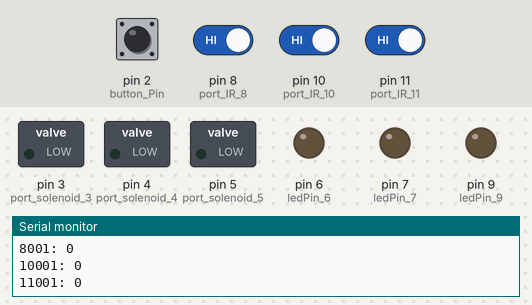
This sketch was run on a simulated Arduino Uno, built with avr-gcc and run on an emulated ATmega328P. Parts: switched loads named in the sketch (green lamp = pin HIGH), output pins drawn as LEDs (lit = HIGH), the last lines printed to the serial monitor. The inputs (shaded band) are chosen by the test bench; at power-on: pin 2 (button_Pin), pin 8 (port_IR_8), pin 10 (port_IR_10), pin 11 (port_IR_11) HIGH.

Above: at 1.2 s.
1.3 s: pin 2 (button_Pin) pulled LOW for 0.15 s
At 1.37 s:
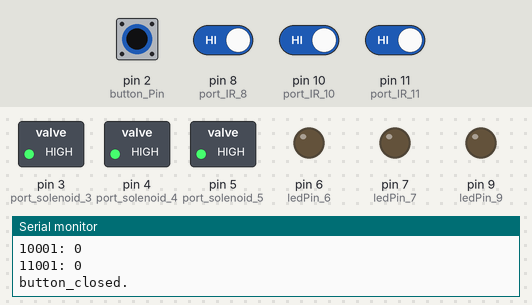
2.9 s: pin 8 (port_IR_8) driven LOW
At 3.3 s:
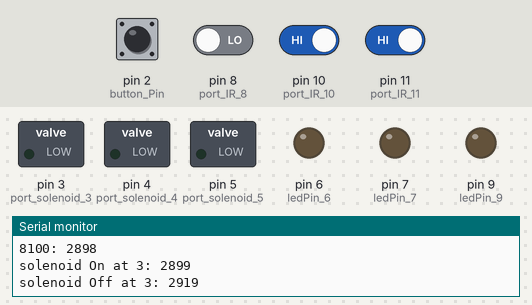
4.4 s: pin 10 (port_IR_10) driven LOW
At 5.6 s:
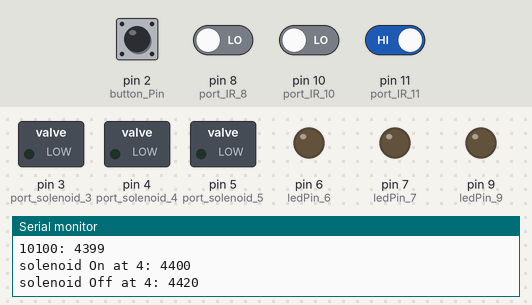
5.9 s: pin 11 (port_IR_11) driven LOW
At 6.8 s:
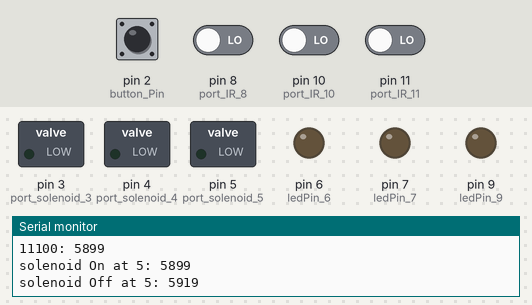
Timing chart, 0 to 8.4 s (numbered marks = the images above; inputs shaded):
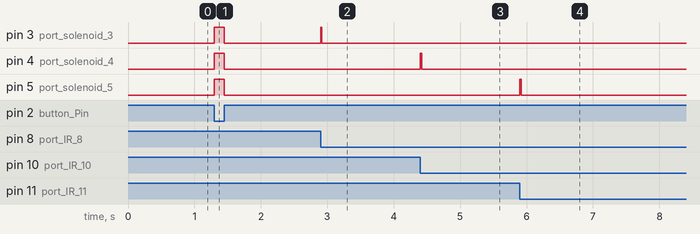

The sketch:

operant_room_testing_2_27.ino
```cpp
/* Final Testing in Operant Room (3 solenoids / 3 IRs / 3 LEDs + 1 Button)
* 2/27/19
* JHL
*
* Head Pokes trigger solenoid reward in each port respectively (for a given amount of time ex: 200ms)
* for ex) if port 8 detects head poke, delivers reward for 200ms and records it
*
* remove the LED blinking part
* retain the button functionality so that we can test solenoids working or not
*
* Future To-Dos: Refactor Code into functions with emphasis on modularity!
*
*/


// coding schemes:
// On : 100
// Off: 001
// "component pin" + "on"
// i.e) IR at port 8 was poked in --> 8100  // poked out --> 8001


byte button_Pin = 2;
byte old_button_State = HIGH;

unsigned long debounceTime = 10;  // 10 milliseconds
unsigned long button_PressTime;  // when the button_ last changed state

// Solenoids
byte port_solenoid_3 = 3;
byte port_solenoid_4 = 4;
byte port_solenoid_5 = 5;

// LED constants
byte ledPin_6 =  6;// the number of the LED pin
byte ledPin_7 =  7;// the number of the LED pin
byte ledPin_9 =  9;// the number of the LED pin

// IRs
byte port_IR_8 = 8;
byte port_IR_10 = 10;
byte port_IR_11 = 11;

// LED variable states:
byte ledState_6 = LOW;           // ledState used to set the LED
byte ledState_7 = LOW;
byte ledState_9 = LOW;

//**Solenoid Variables States:
byte sol_State_3 = LOW;
byte sol_State_4 = LOW;
byte sol_State_5 = LOW;

// IR States
boolean IR_previous_state_8;
boolean IR_previous_state_10;
boolean IR_previous_state_11;

// boolean to see if IR was broken:
boolean poke_in_8 = false;
boolean poke_in_10 = false;
boolean poke_in_11 = false;

// constants won't change:
const long sol_interval = 20;           // LED + solenoid interval

// * * * * * * * * * * * S E T U P * * * * * * * * * * * * * * *

void setup() {

  pinMode (button_Pin, INPUT);

  // looks like the test program worked without solenoids set as OUTPUT
  // but will include them just to make sure (and to see if code breaks)
  pinMode(port_solenoid_3, OUTPUT);
  pinMode(port_solenoid_4, OUTPUT);
  pinMode(port_solenoid_5, OUTPUT);

  pinMode(ledPin_6, OUTPUT);
  pinMode(ledPin_7, OUTPUT);
  pinMode(ledPin_9, OUTPUT);

  pinMode(port_IR_8, INPUT);
  pinMode(port_IR_10, INPUT);
  pinMode(port_IR_11, INPUT);

  Serial.begin(9600);

  // delay(2000);
  Serial.println("Start Test Program");

}

// * * * * * * * * * * * S E T U P * * * * * * * * * * * * * * *

// * * * * * * * * * * * L O O P * * * * * * * * * * * * * * *

void loop() {

  // blink_led();
  record_IR();
  solenoid_on();
  button_push();

}

// * * * * * * * * * * * L O O P * * * * * * * * * * * * * * *

void record_IR() {

  static unsigned long Poke_On_Time_8 = 0;
  static unsigned long Poke_Off_Time_8 = 0;

  static unsigned long Poke_On_Time_10 = 0;
  static unsigned long Poke_Off_Time_10 = 0;

  static unsigned long Poke_On_Time_11 = 0;
  static unsigned long Poke_Off_Time_11 = 0;

  byte read_gate_8 = digitalRead(port_IR_8);
  byte read_gate_10 = digitalRead(port_IR_10);
  byte read_gate_11 = digitalRead(port_IR_11);

  if (read_gate_8 != IR_previous_state_8) {
    // low means IR has been broken
    if (read_gate_8 == LOW) {
      Poke_On_Time_8 = millis();
      Serial.print("8100: ");
      // Serial.print("Poke On at IR_8: ");
      Serial.println(Poke_On_Time_8);
      poke_in_8 = true;
    }
    if (read_gate_8 == HIGH){
      Poke_Off_Time_8 = millis();
      Serial.print("8001: ");
      // Serial.print("Poke Off at IR_8: ");
      Serial.println(Poke_Off_Time_8);
    }
  }

  IR_previous_state_8 = read_gate_8;

  if (read_gate_10 != IR_previous_state_10) {
    if (read_gate_10 == LOW) {
      Poke_On_Time_10 = millis();
      Serial.print("10100: ");
      // Serial.print("Poke On at IR_10: ");
      Serial.println(Poke_On_Time_10);
      poke_in_10 = true;
    }
    if (read_gate_10 == HIGH){
      Poke_Off_Time_10 = millis();
      Serial.print("10001: ");
      // Serial.print("Poke Off at IR_10: ");
      Serial.println(Poke_Off_Time_10);
    }
  }

  IR_previous_state_10 = read_gate_10;


if (read_gate_11 != IR_previous_state_11) {
  if (read_gate_11 == LOW) {
    Poke_On_Time_11 = millis();
    Serial.print("11100: ");
    // Serial.print("Poke On at IR_11: ");
    Serial.println(Poke_On_Time_11);
    poke_in_11 = true;
  }
  if (read_gate_11 == HIGH){
    Poke_Off_Time_11 = millis();
    Serial.print("11001: ");
    // Serial.print("Poke Off at IR_11: ");
    Serial.println(Poke_Off_Time_11);
  }
}

IR_previous_state_11 = read_gate_11;

}

void solenoid_on() {

   unsigned long currentMillis = millis();

   static unsigned long sol_on_3 = 0;
   static unsigned long sol_off_3 = 0;

   static unsigned long sol_on_4 = 0;
   static unsigned long sol_off_4 = 0;

   static unsigned long sol_on_5 = 0;
   static unsigned long sol_off_5 = 0;

   if (poke_in_8) {
       poke_in_8 = false;
       sol_State_3 = HIGH;
       digitalWrite(port_solenoid_3, sol_State_3);
       sol_on_3 = millis();
       // Serial.print("3100: ");
       Serial.print("solenoid On at 3: ");
       Serial.println(sol_on_3);
       // theoretically, currentMillis output and sol_on_3 output time should be the same!
      }

       // can't come in to this loop in the first place bc its nested in the if() above!!
    if (sol_State_3 == HIGH && currentMillis - sol_on_3 >= sol_interval) {  //poke_in_8 = false &&
        sol_State_3 = LOW;
        digitalWrite(port_solenoid_3, sol_State_3);
        sol_off_3 = millis();
        // Serial.print("3001: ");
        Serial.print("solenoid Off at 3: ");
        Serial.println(sol_off_3);
        // theoretically currentMillis should be sol_off_3 + sol_interval value
    }

   if (poke_in_10) {
       poke_in_10 = false;
       sol_State_4 = HIGH;
       digitalWrite(port_solenoid_4, sol_State_4);
       sol_on_4 = millis();
       // Serial.print("4100: ");
       Serial.print("solenoid On at 4: ");
       Serial.println(sol_on_4);
       // theoretically, currentMillis output and sol_on_4 output time should be the same!
       }

       // breaking out of above loop is crucial!!!

       // can't come in to this loop in the first place bc its nested in the if() above!!
    if (sol_State_4 == HIGH && currentMillis - sol_on_4 >= sol_interval) {  //poke_in_8 = false &&
        sol_State_4 = LOW;
        digitalWrite(port_solenoid_4, sol_State_4);
        sol_off_4 = millis();
        // Serial.print("4001: ");
        Serial.print("solenoid Off at 4: ");
        Serial.println(sol_off_4);
        // theoretically currentMillis should be sol_off_3 + sol_interval value
       }

    if (poke_in_11) {
       poke_in_11 = false;
       sol_State_5 = HIGH;
       digitalWrite(port_solenoid_5, sol_State_5);
       sol_on_5 = millis();
       // Serial.print("5100: ");
       Serial.print("solenoid On at 5: ");
       Serial.println(sol_on_5);
       // can't come in to this loop in the first place bc its nested in the if() above!!
    }

    if (sol_State_5 == HIGH && currentMillis - sol_on_5 >= sol_interval) {  //poke_in_8 = false &&
        sol_State_5 = LOW;
        digitalWrite(port_solenoid_5, sol_State_5);
        sol_off_5 = millis();
        // Serial.print("5001: ");
        Serial.print("solenoid Off at 5: ");
        Serial.println(sol_off_5);
        // theoretically currentMillis should be sol_off_3 + sol_interval value
       }
     }


void button_push() {

// see if button_is open or closed
  byte button_State = digitalRead (button_Pin);

  // has it changed since last time?
  if (button_State != old_button_State) {

    // debounce
    if (millis () - button_PressTime >= debounceTime) {

       button_PressTime = millis ();  // time when we close the button

       old_button_State =  button_State;  // remember for next time

       if (button_State == LOW) {

          Serial.println ("button_closed.");
          digitalWrite(port_solenoid_3, HIGH);
          digitalWrite(port_solenoid_4, HIGH);
          digitalWrite(port_solenoid_5, HIGH);

          }  // end if button_State is LOW
       else {

          Serial.println ("button_opened.");
          digitalWrite(port_solenoid_3, LOW);
          digitalWrite(port_solenoid_4, LOW);
          digitalWrite(port_solenoid_5, LOW);

          }  // end if button_State is HIGH

       }  // end if debounce time up

    }  // end of state change

}
```

Measured:
- after the input at 1.3 s, pin 3 (port_solenoid_3), pin 4 (port_solenoid_4), pin 5 (port_solenoid_5): LOW → HIGH at once, → LOW 0.15 s later
- after the input at 2.9 s, pin 3 (port_solenoid_3): LOW → HIGH at once, → LOW 0.02 s later
- after the input at 4.4 s, pin 4 (port_solenoid_4): LOW → HIGH at once, → LOW 0.02 s later
- after the input at 5.9 s, pin 5 (port_solenoid_5): LOW → HIGH at once, → LOW 0.02 s later
